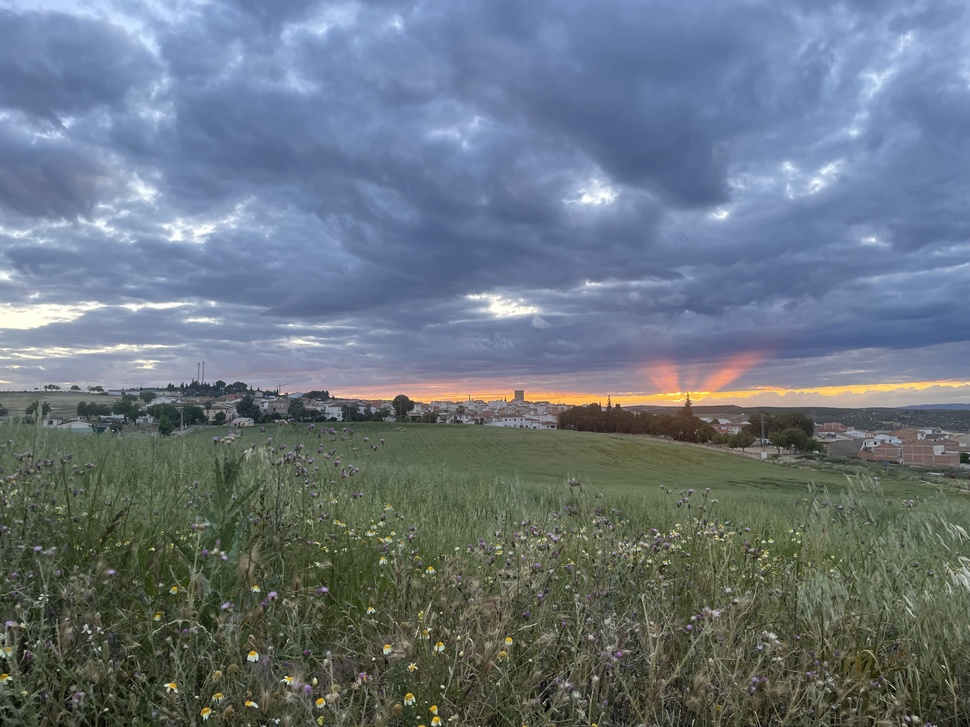
#> input picture ejercicioscapitulo7/imagen.jpg, 970 x 727 px, shrunk from 4032 x 3024 before the run
$ python filtro_emboss.py
#> lines starting #> are read from the running program, lines starting #| are printed output that depends on the picture
#filtro_emboss.py
import cv2
import matplotlib.pyplot as plt
import numpy as np

img = cv2.imread('imagen.jpg', 0)
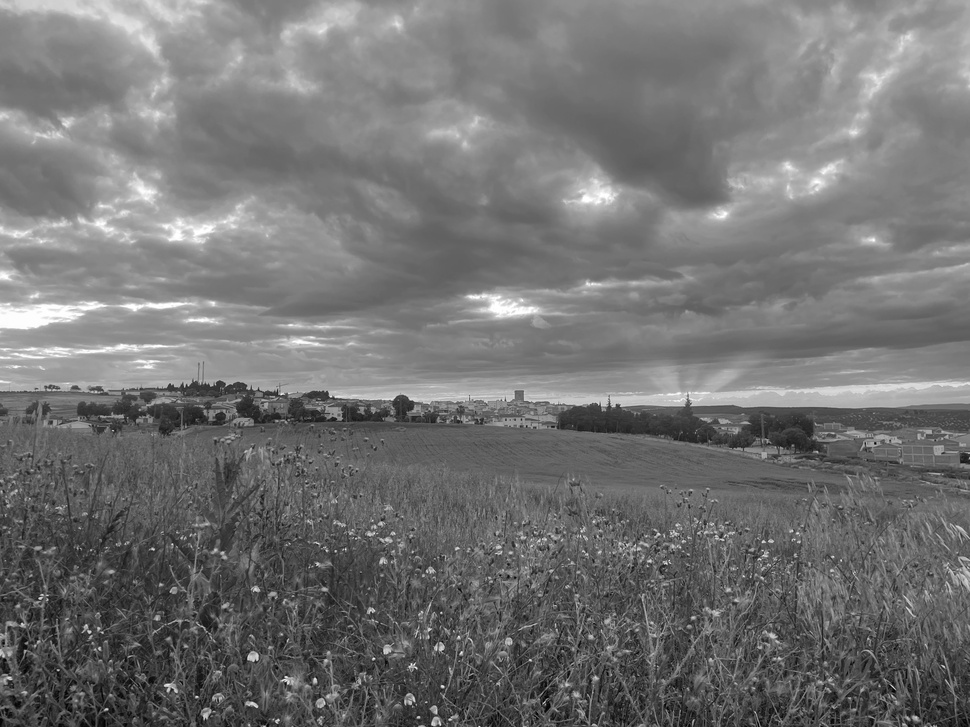
#> img: shape (727, 970); min 0, max 255, mean 114.9

# Definición del kernel de Emboss (Realce/Relieve)
kernel = np.array([[-2,-1,0],
                   [-1, 1,1],
                   [ 0, 1,2]])

emboss = cv2.filter2D(img, -1, kernel) + 128
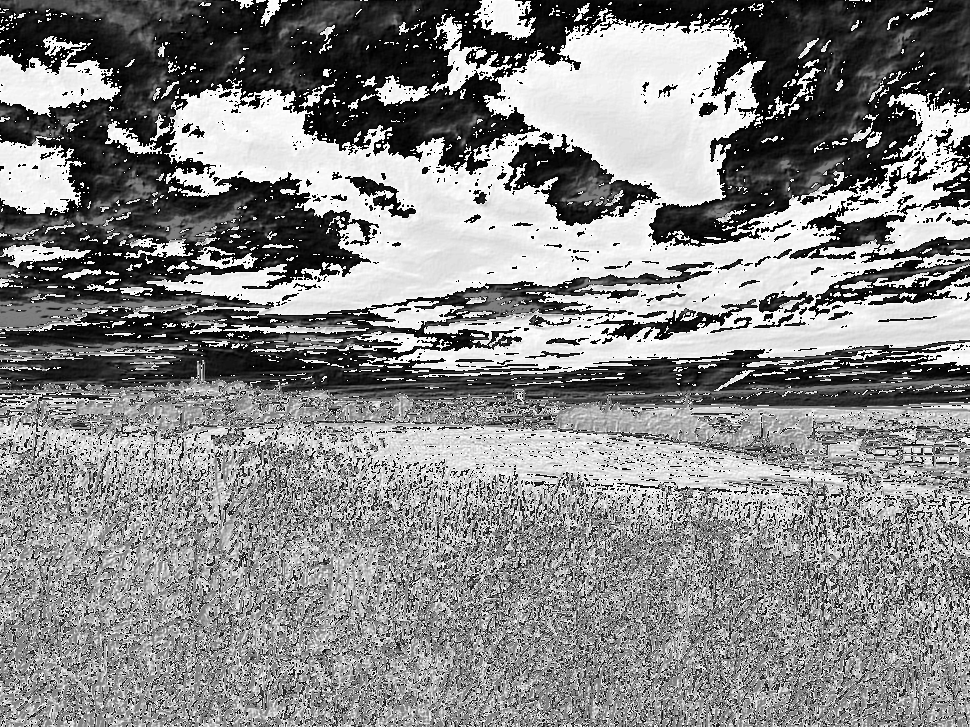
#> emboss: shape (727, 970); min 0, max 255, mean 134.9

fig, (ax1, ax2) = plt.subplots(1, 2, figsize=(14, 7))

ax1.imshow(img, cmap='gray')
ax1.set_title('Original (Gris)')
ax1.axis('off')

ax2.imshow(emboss, cmap='gray')
ax2.set_title('Efecto Emboss (Relieve)')
ax2.axis('off')

plt.tight_layout()
plt.show()
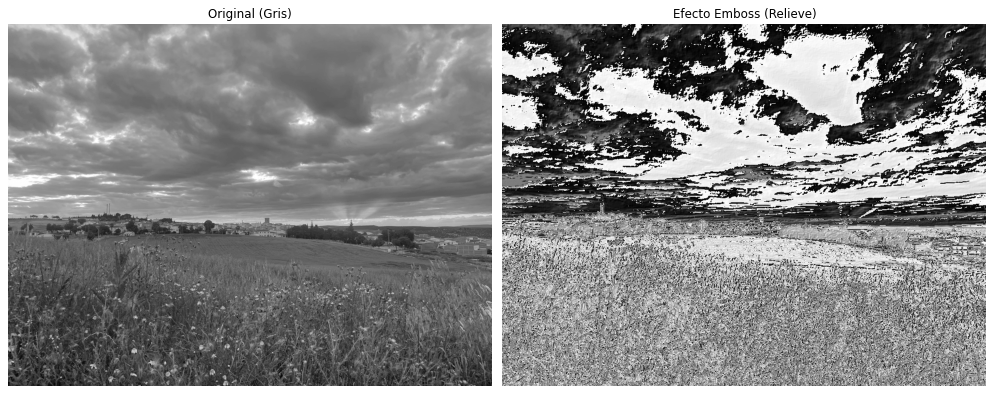
#> figure drawn by matplotlib, 2 panels
